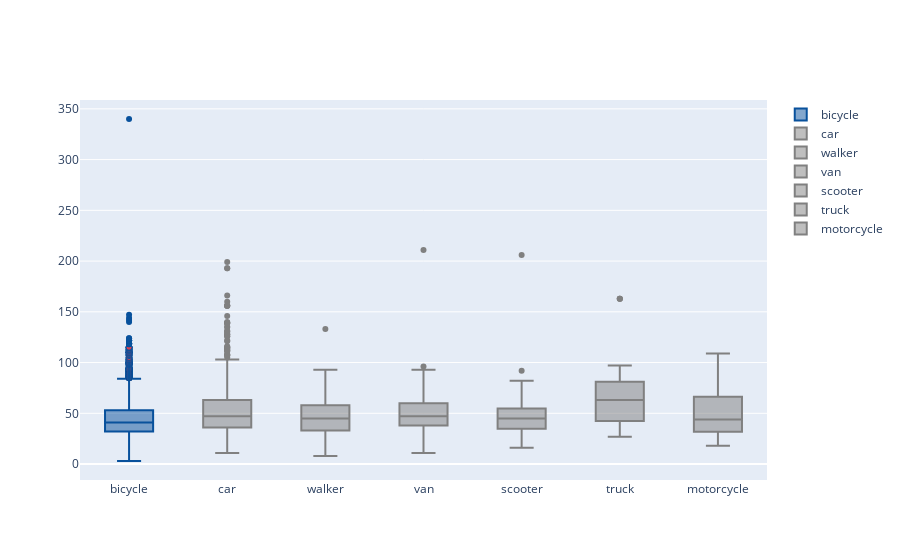

The notebook cell this image was saved under:
### Code cell
y0 = list(df_delivery[df_delivery.vehicle_type=='bicycle'].total_delivery_time)
y1 = list(df_delivery[df_delivery.vehicle_type=='car'].total_delivery_time)
y2 = list(df_delivery[df_delivery.vehicle_type=='walker'].total_delivery_time)
y3 = list(df_delivery[df_delivery.vehicle_type=='van'].total_delivery_time)
y4 = list(df_delivery[df_delivery.vehicle_type=='scooter'].total_delivery_time)
y5 = list(df_delivery[df_delivery.vehicle_type=='truck'].total_delivery_time)
y6 = list(df_delivery[df_delivery.vehicle_type=='motorcycle'].total_delivery_time)

fig = go.Figure()
fig.add_trace(go.Box(y=y0, name='bicycle',
                     marker=dict(color='rgb(8,81,156)',outliercolor='rgba(219, 64, 82, 0.6)')))

fig.add_trace(go.Box(y=y1, name = 'car',
                marker_color = 'grey'))
fig.add_trace(go.Box(y=y2, name = 'walker',
                marker_color = 'grey'))
fig.add_trace(go.Box(y=y3, name = 'van',
                marker_color = 'grey'))
fig.add_trace(go.Box(y=y4, name = 'scooter',
                marker_color = 'grey'))
fig.add_trace(go.Box(y=y5, name = 'truck',
                marker_color = 'grey'))
fig.add_trace(go.Box(y=y6, name = 'motorcycle',
                marker_color = 'grey'))

fig.show()

### Figure 1 — Plotly figure (JSON) as saved in the notebook; plotly's stock layout.template omitted (floating-point values rounded to 4 significant figures; data arrays with more than 128 entries replaced by an {"elided": "..."} marker saying what was removed)
{"data": [{"marker": {"color": "rgb(8,81,156)", "outliercolor": "rgba(219, 64, 82, 0.6)"}, "name": "bicycle", "type": "box", "y": {"elided": "4274 int values"}}, {"marker": {"color": "grey"}, "name": "car", "type": "box", "y": {"elided": "1215 int values"}}, {"marker": {"color": "grey"}, "name": "walker", "type": "box", "y": {"elided": "274 int values"}}, {"marker": {"color": "grey"}, "name": "van", "type": "box", "y": [60, 22, 70, 39, 53, 46, 52, 11, 30, 78, 50, 39, 32, 93, 58, 31, 16, 57, 28, 56, 53, 63, 41, 36, 38, 65, 34, 29, 43, 40, 63, 70, 40, 25, 49, 43, 30, 47, 62, 38, 60, 53, 45, 41, 47, 40, 52, 62, 25, 41, 49, 53, 49, 39, 51, 58, 25, 60, 44, 49, 82, 96, 41, 85, 44, 211, 71, 38, 17, 65, 53, 47, 84, 37, 22, 70]}, {"marker": {"color": "grey"}, "name": "scooter", "type": "box", "y": [30, 65, 63, 38, 29, 39, 38, 53, 65, 47, 58, 29, 51, 69, 39, 43, 34, 47, 41, 54, 57, 32, 21, 69, 38, 82, 50, 16, 40, 45, 26, 46, 40, 33, 33, 43, 53, 45, 68, 206, 21, 27, 39, 16, 92, 67, 33, 34, 45, 31, 55, 37, 23, 16, 41, 53, 45, 52, 61, 44, 49, 55, 57, 42, 68, 50, 50, 45, 40, 23, 67, 38, 63, 53, 45]}, {"marker": {"color": "grey"}, "name": "truck", "type": "box", "y": [52, 76, 51, 73, 77, 57, 33, 81, 28, 56, 81, 51, 97, 86, 37, 91, 56, 87, 36, 27, 34, 60, 50, 64, 63, 67, 63, 31, 67, 35, 77, 87, 163, 87, 67, 52, 81, 32, 63, 87, 163, 35, 48, 35, 50, 163, 35, 66]}, {"marker": {"color": "grey"}, "name": "motorcycle", "type": "box", "y": [30, 67, 73, 66, 32, 45, 31, 21, 44, 109, 67, 67, 37, 53, 44, 37, 46, 38, 31, 18, 33]}], "layout": {}}
